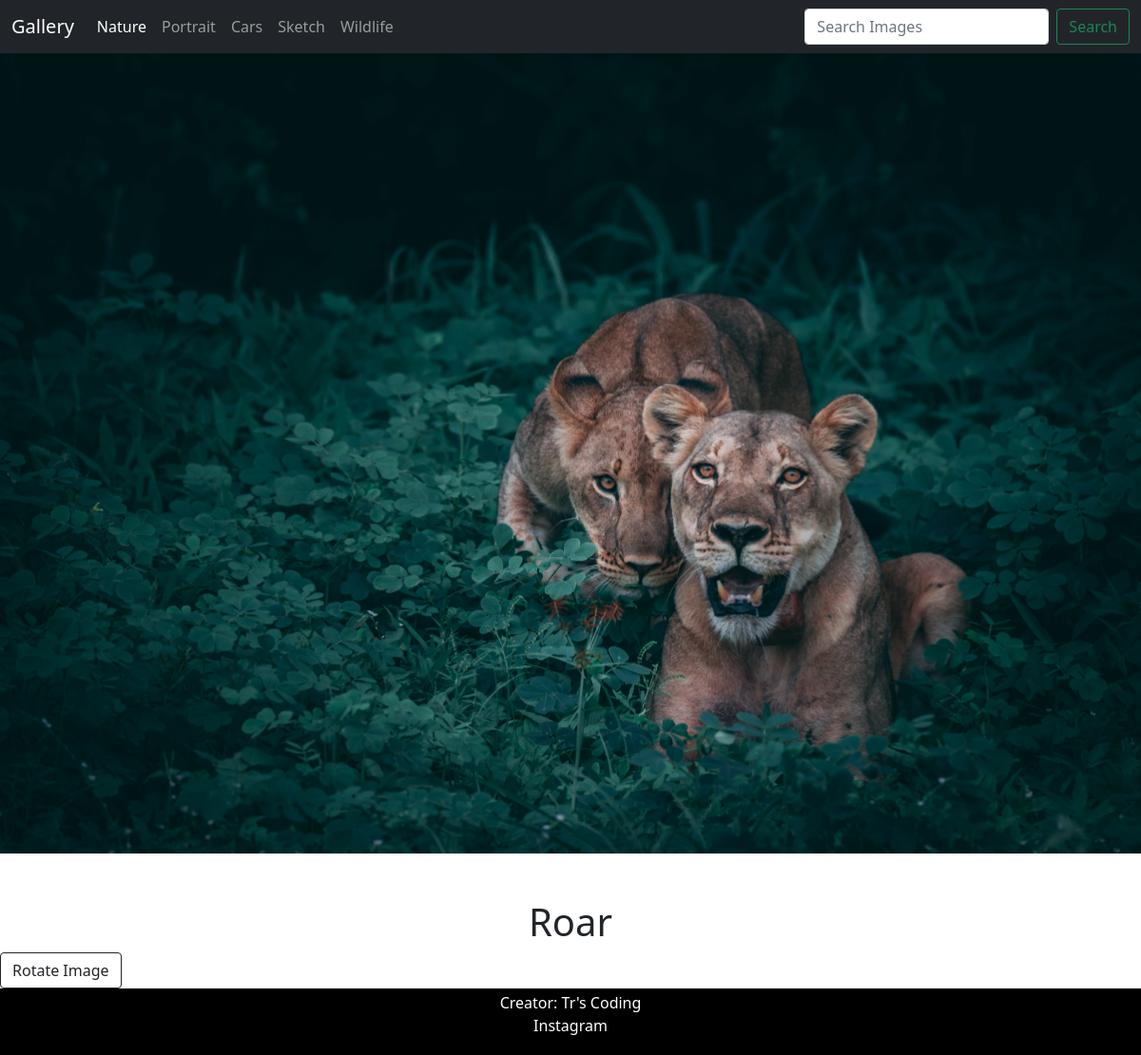
The page /wildlifeImages/1/ on the database its author committed.
### Application/models.py (models this page shows, shortened)
class Wildlife(models.Model):
	title = models.CharField(max_length = 100)
	images = models.ImageField(upload_to = 'Application/Wildlife')
	description = models.TextField()

### Application/views.py (the view)
# urls.py: path('wildlifeImages/<int:imageId>/',views.wildlifeImages, name = 'wildlifeImages'),
def wildlifeImages(request, imageId):
	image = get_object_or_404(Wildlife, pk = imageId)
	return render(request, 'Application/wildlifeImages.html', {'image': image})

### Application/templates/Application/wildlifeImages.html (shortened to what this page needs)
{% extends 'Application/basic.html' %}
	{% block content %}
	{% load static %}
	<img src="{{image.images.url}}" class="img-fluid" alt="{{image.title}}" id="img">
	<h1 class = "text-center mt-5">{{image.description|safe}}</h1>
	<button onClick="rotateImg()" class="btn btn-outline-dark ">Rotate Image</button>
	{% endblock %}

### rows shown on the page
Wildlife: images (picture), description "Roar"
